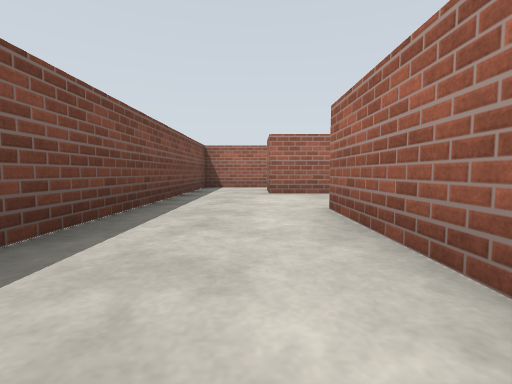
[1] (above)

23 first-person views from a walk through a robot-simulator world made for Gazebo. The camera is 0.72 m above the floor, tilts 4° down and sees 85° across. The floor is counted in squares, 2 m on a side. Each view is taken from the middle of a square. On the plan, view 1 faces up. The plan holds only what a view shows up to about 9 squares ahead; the rest is blank.

[2]
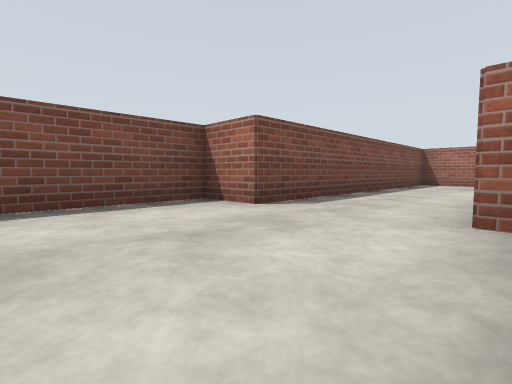

[3]
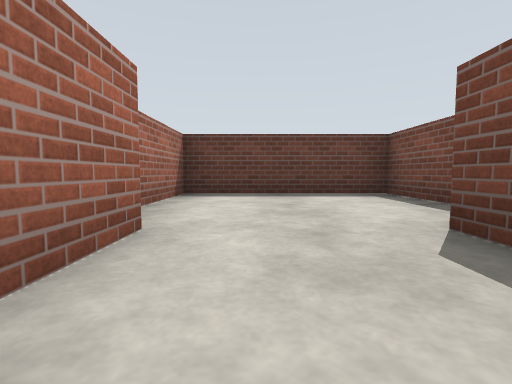

[4]
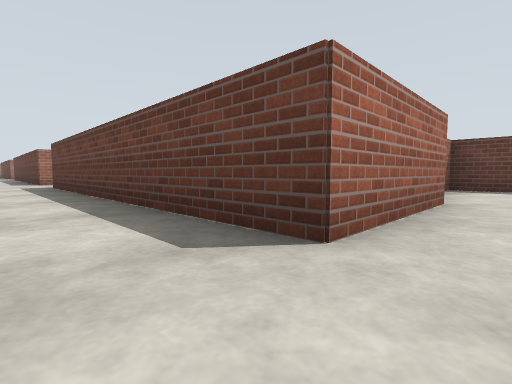

[5]
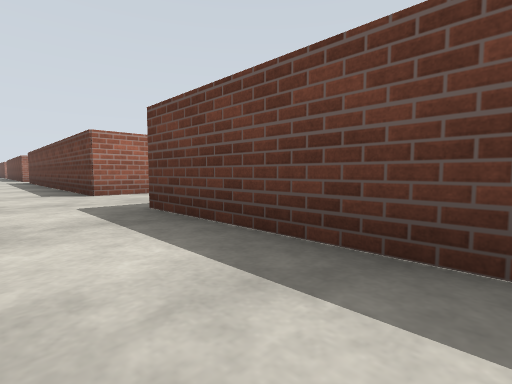

[6]
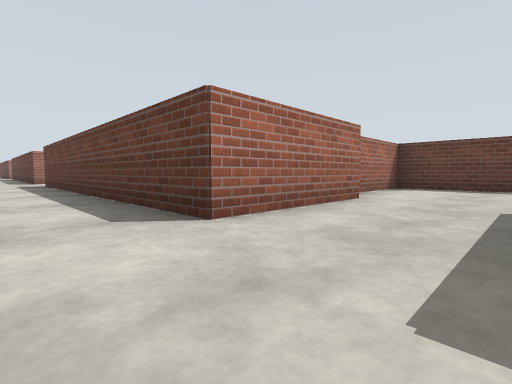

[7]
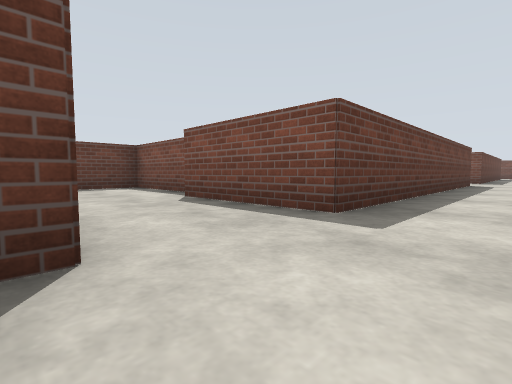

[8]
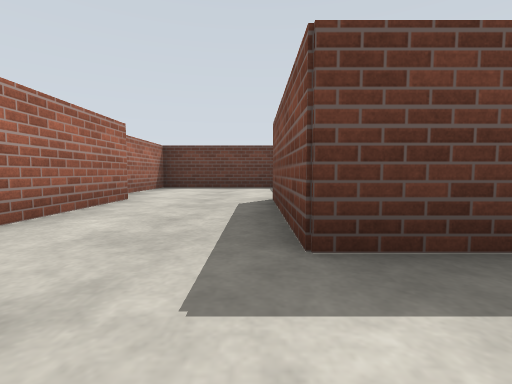

[9]
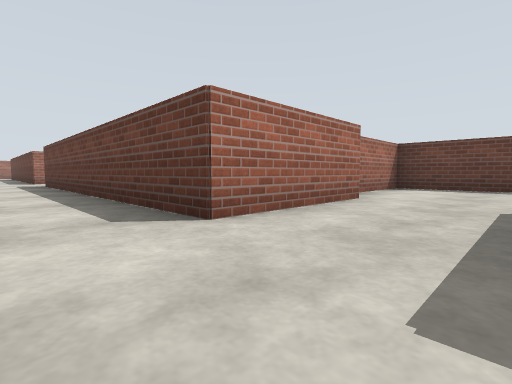

[10]
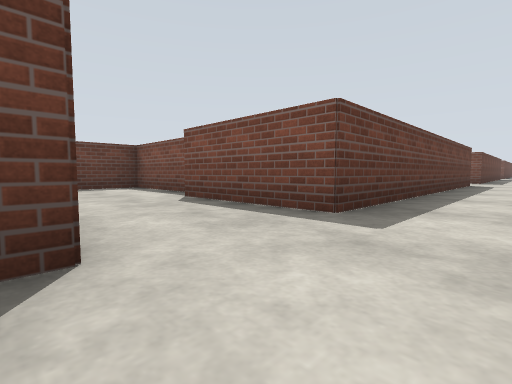

[11]
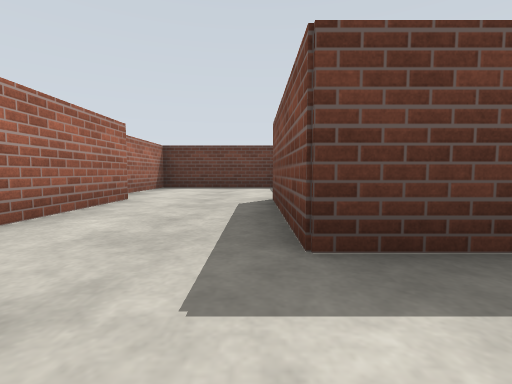

[12]
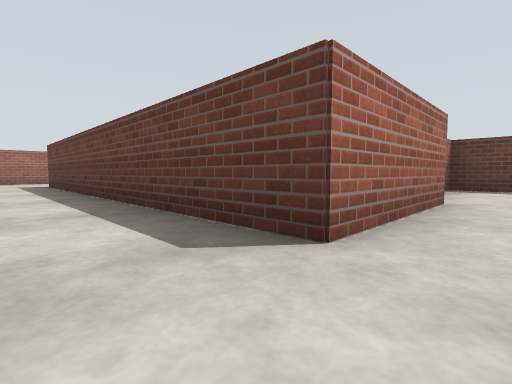

[13]
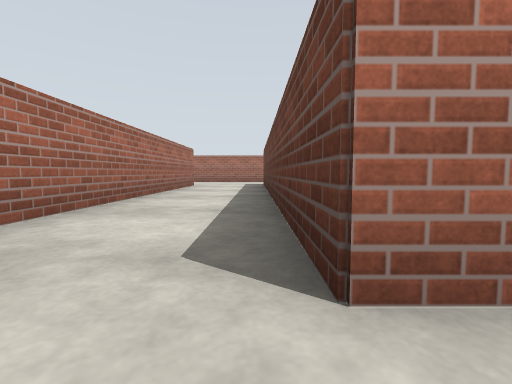

[14]
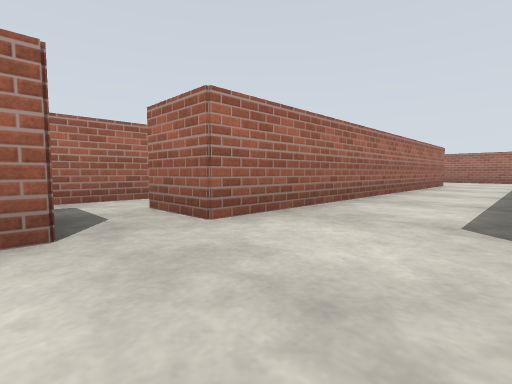

[15]
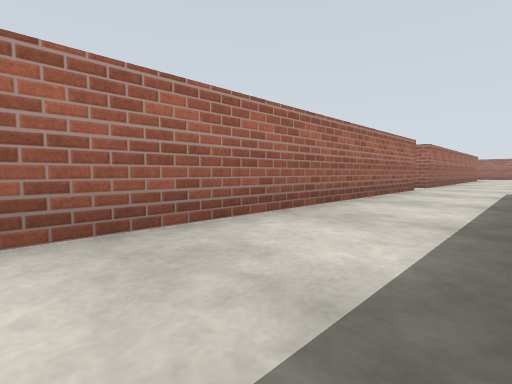

[16]
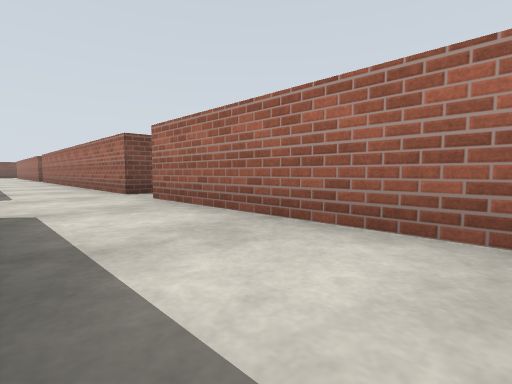

[17]
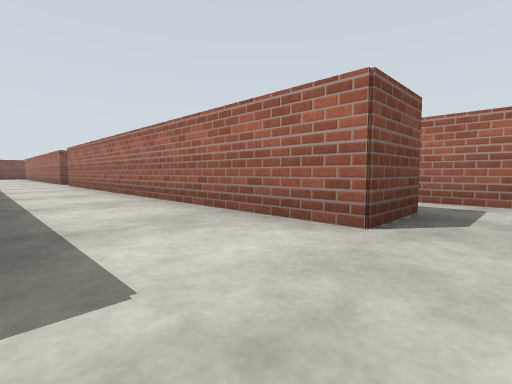

[18]
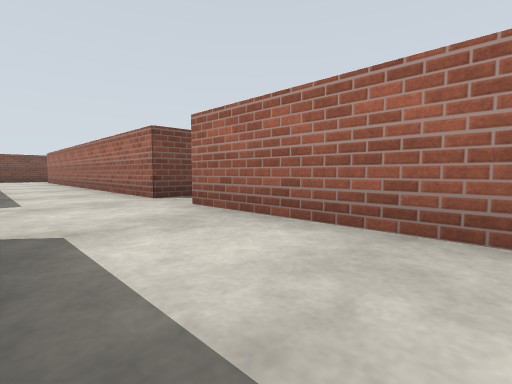

[19]
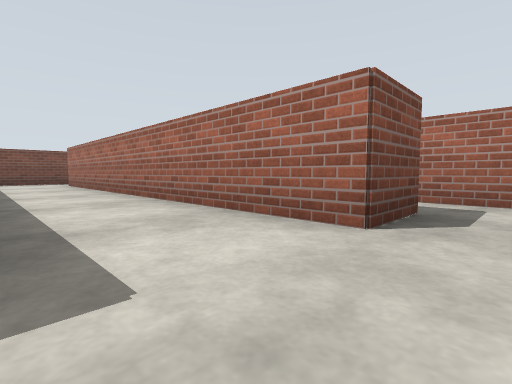

[20]
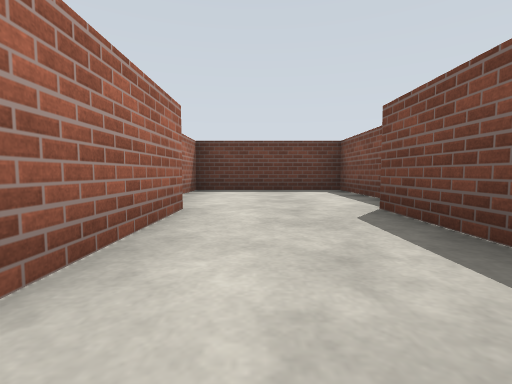

[21]
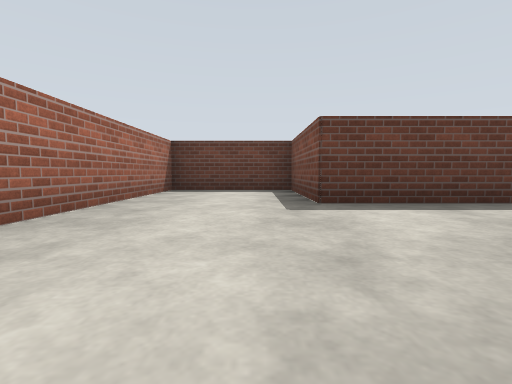

[22]
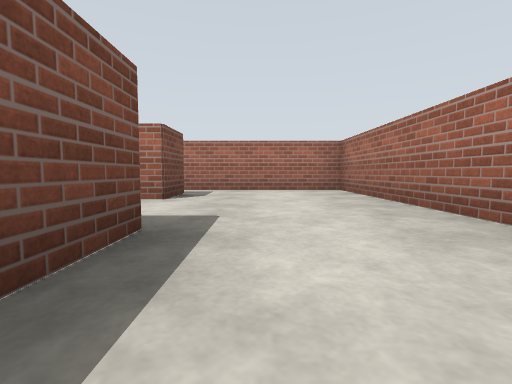

[23]
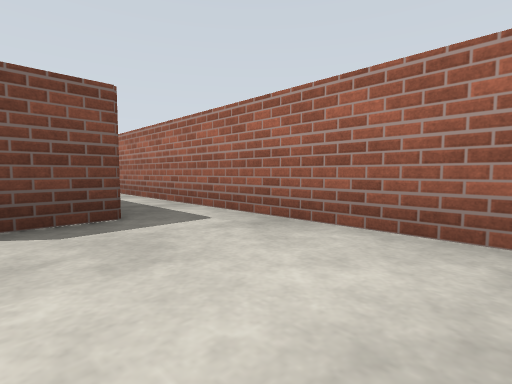

### Floor plan
Points are (right, up) in squares from view 1. A wall is a line through its corners. A room is listed if a view was taken in it or the views show most of it. See-through windows are left out.
Room 1 (views 1, 2)
walls: (-1.2, 0.2) (-2.2, 0.2) (-2.2, -2.7) (1.2, -2.7) (1.2, -0.9)
ways out: opening at (-0.5, 1.5) to room 2
Room 2 (views 3, 4, 5, 6, 7, 8, 9, 11, 12, 13, 14, 15, 16, 17, 18, 19, 20)
walls: (17.3, 4.7) (9.2, 4.7); (16.3, -0.5) (16.3, -2.7) (19.2, -2.7) (19.2, -0.8); (9.7, 0.1) (9.7, 2.8) (16.8, 2.8) (16.8, 0.2); (18.7, 0.1) (18.7, 2.8) (25.8, 2.8) (25.8, 0.2); (8.3, 4.7) (0.2, 4.7); (7.3, -0.8) (7.3, -2.7) (10.2, -2.7) (10.2, -0.8); (25.3, -0.5) (25.3, -2.7) (28.2, -2.7) (28.2, -0.8); (26.4, 4.7) (18.2, 4.7); (0.7, 0.1) (0.7, 2.8) (7.8, 2.8) (7.8, 0.2); (27.7, 0.1) (27.7, 2.8); (-1.2, 4.5) (-1.2, 0.2)
ways out: opening at (-0.5, 1.5) to room 1; opening at (-0.5, 5) to room 3; opening at (9, 5) to room 3; opening at (18, 5) to room 3; opening at (27, 5) to room 3; opening at (28, 4) to room 3
Room 3 (views 10, 21, 22, 23)
walls: (17.9, 6.7) (17, 6.7); (17.3, 5.9) (17.3, 4.7); (27.8, 6.7) (26.5, 6.7); (27.7, 2.8) (35.3, 2.8) (35.3, 0.3) (37.7, 0.3) (37.7, 6.7) (31.9, 6.7); (34.8, 5.9) (34.8, 4.7) (27.2, 4.7) (27.2, 5.8); (8.9, 6.7) (8, 6.7); (8.3, 5.9) (8.3, 4.7); (0.4, 6.7) (-1.2, 6.7) (-1.2, 4.5); (0.2, 4.7) (0.2, 5.8)
ways out: opening at (-0.5, 5) to room 2; opening at (9, 5) to room 2; opening at (18, 5) to room 2; opening at (27, 5) to room 2; opening at (28, 4) to room 2

Positions as (right, up) in squares from view 1, and headings:
1: (0, 0), facing up
2: (1, -2), facing up-left
3: (0, 2), facing down
4: (0, 4), facing down-right
5: (5, 4), facing down-right
6: (8, 4), facing down-right
7: (19, 4), facing down-left
8: (17, 4), facing down
9: (17, 4), facing down-right
10: (28, 4), facing down-left
11: (26, 4), facing down
12: (27, 4), facing down-right
13: (27, 3), facing right
14: (26, 3), facing up-right
15: (20, 3), facing up-right
16: (22, 3), facing up-left
17: (18, 3), facing up-left
18: (12, 3), facing up-left
19: (9, 3), facing up-left
20: (9, 3), facing down
21: (36, 6), facing down
22: (36, 1), facing up
23: (37, 5), facing up-left
